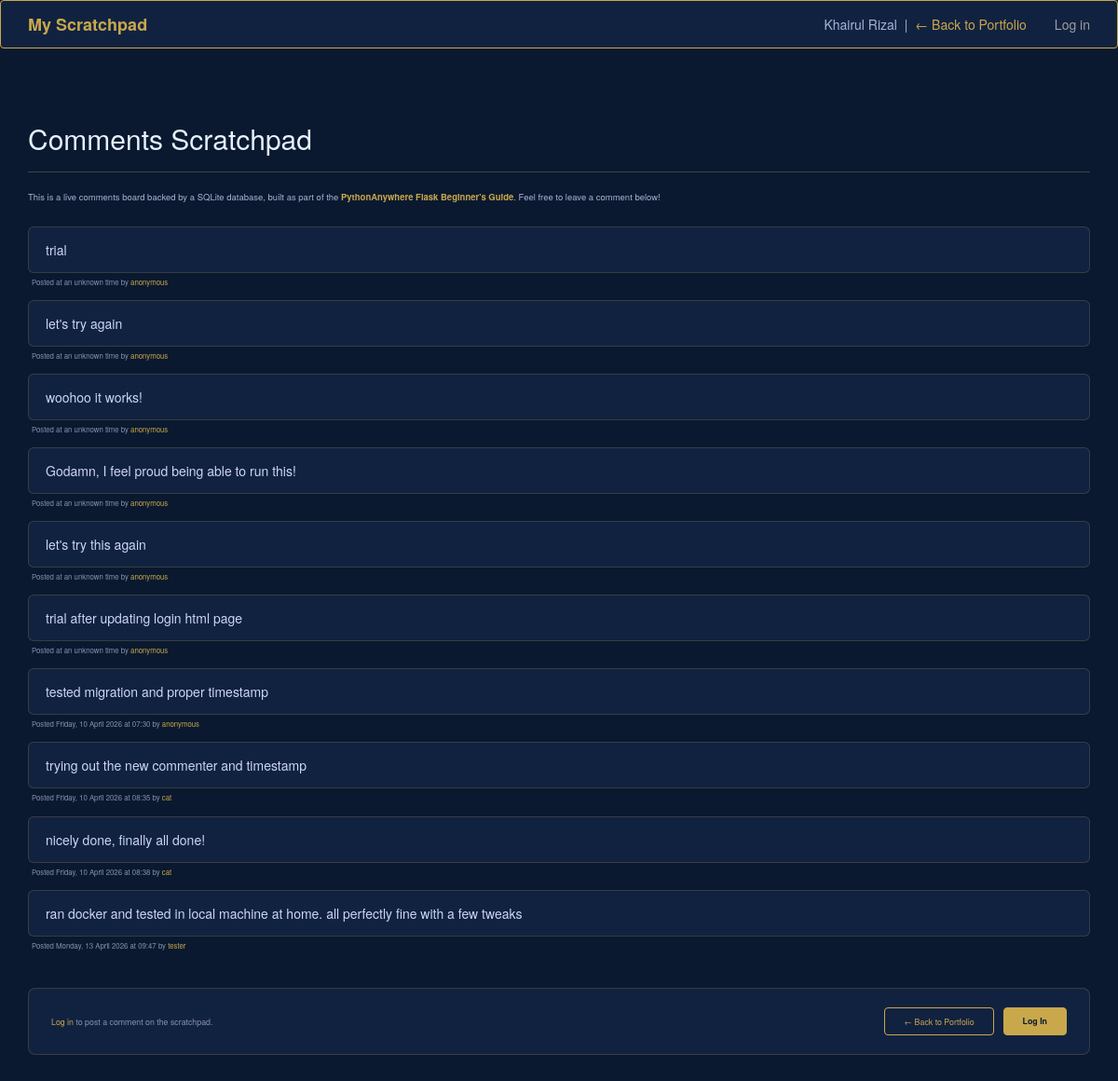
/scratchpad, run on the app's committed database.
### flask_app.py (models this page shows, shortened)
class Comment(db.Model):
    __tablename__ = "comments"
    id = db.Column(db.Integer, primary_key=True)
    content = db.Column(db.String(4096))
    posted = db.Column(db.DateTime, default=datetime.now)
    commenter_id = db.Column(db.Integer, db.ForeignKey('users.id'), nullable=True)
    commenter = db.relationship('User', foreign_keys=commenter_id)

class User(UserMixin, db.Model):
    __tablename__ = "users"
    id = db.Column(db.Integer, primary_key=True)
    username = db.Column(db.String(128), unique=True, nullable=False)
    password_hash = db.Column(db.String(256), nullable=False)

### flask_app.py (the view, shortened to what this page needs)
@app.route("/scratchpad", methods=["GET", "POST"])
@limiter.limit("10 per minute", error_message="Too many comments. Please wait a moment.")
def index():
    if request.method == "GET":
        return render_template("main_page.html", comments=Comment.query.all())

### templates/main_page.html (shortened to what this page needs)
<html>
    <head>
        <link rel="stylesheet" href="https://maxcdn.bootstrapcdn.com/bootstrap/3.3.5/css/bootstrap.min.css">
    </head>
    <body>
        <nav class="navbar navbar-inverse">
            <div class="container">
                <div class="navbar-header">
                    <a class="navbar-brand" href="/scratchpad">My Scratchpad</a>
                </div>
                <ul class="nav navbar-nav navbar-right">
                    {% if current_user.is_authenticated %}
                        <li><a href="{{ url_for('logout') }}">Log out</a></li>
                    {% else %}
                        <li><a href="{{ url_for('login') }}">Log in</a></li>
                    {% endif %}
                </ul>
                <div class="navbar-text navbar-right" style="margin-right: 15px;">
                    Khairul Rizal &nbsp;|&nbsp;
                    <a href="/">← Back to Portfolio</a>
                </div>
            </div>
        </nav>
        <div class="container" style="margin-top: 40px;">
            <div class="page-header">
                <h2>Comments Scratchpad</h2>
            </div>
            <p class="intro-text">
                This is a live comments board backed by a SQLite database, built as part of the
                <strong style="color:#c9a84c;">PythonAnywhere Flask Beginner's Guide</strong>.
                Feel free to leave a comment below!
            </p>
            {% for comment in comments %}
            <div class="comment-box">
                {{ comment.content }}
            </div>
            <div class="comment-meta">
                Posted
                {% if comment.posted %}
                    {{ comment.posted.strftime("%A, %d %B %Y at %H:%M") }}
                {% else %}
                    at an unknown time
                {% endif %}
                by
                {% if comment.commenter %}
                    <span>{{ comment.commenter.username }}</span>
                {% else %}
                    <span>anonymous</span>
                {% endif %}
            </div>
            {% endfor %}
            {% if current_user.is_authenticated %}
            <div class="action-bar">
                <div class="action-bar-text">
                    Logged in as <span>{{ current_user.username }}</span>
                </div>
                <div class="action-bar-buttons">
                    <a href="/" class="btn-outline-gold">← Back to Portfolio</a>
                    <a href="{{ url_for('logout') }}" class="btn-outline-gold">Log Out</a>
                </div>
            </div>
            {% else %}
            <div class="action-bar">
                <div class="action-bar-text">
                    <span>Log in</span> to post a comment on the scratchpad.
                </div>
                <div class="action-bar-buttons">
                    <a href="/" class="btn-outline-gold">← Back to Portfolio</a>
                    <a href="{{ url_for('login') }}" class="btn-gold">Log In</a>
                </div>
            </div>
            {% endif %}
        </div>
    </body>
</html>

### templates/main_page.html (style rules this page uses)
body { background-color: #0a192f; color: #a8b2d8; }
.navbar-inverse { background-color: #112240; border-color: #c9a84c; }
.navbar-brand { color: #c9a84c !important; font-weight: bold; }
.navbar-text { color: #a8b2d8 !important; }
.navbar-text a { color: #c9a84c !important; }
.comment-box { background: #112240; border: 1px solid rgba(201,168,76,0.2); border-radius: 6px; padding: 14px 18px; margin-bottom: 4px; color: #ccd6f6; }
.comment-meta { font-size: 0.78rem; color: #8892b0; margin-bottom: 14px; padding-left: 4px; }
.comment-meta span { color: #c9a84c; }
.btn-outline-gold { background: transparent; border: 1px solid #c9a84c; color: #c9a84c; border-radius: 4px; padding: 8px 20px; font-size: 0.88rem; text-decoration: none; display: inline-block; transition: all 0.2s; }
.btn-gold { background: #c9a84c; border: 1px solid #c9a84c; color: #0a192f; border-radius: 4px; padding: 8px 20px; font-size: 0.88rem; font-weight: 600; text-decoration: none; display: inline-block; transition: all 0.2s; }
.page-header { color: #e6f1ff; border-bottom-color: rgba(201,168,76,0.3); }
.intro-text { font-size: 0.95rem; margin-bottom: 24px; }
.action-bar { margin-top: 40px; margin-bottom: 40px; padding: 20px 24px; background: #112240; border: 1px solid rgba(201,168,76,0.2); border-radius: 8px; display: flex; align-items: center; justify-content: space-between; flex-wrap: wrap; gap: 12px; }
.action-bar-text { font-size: 0.88rem; color: #8892b0; }
.action-bar-text span { color: #c9a84c; font-weight: 500; }
.action-bar-buttons { display: flex; gap: 10px; flex-wrap: wrap; }

### data on the page
Comment: content "trial", shows "at an unknown time", shows "anonymous"
Comment: content "let's try again", shows "at an unknown time", shows "anonymous"
Comment: content "woohoo it works!", shows "at an unknown time", shows "anonymous"
Comment: content "Godamn, I feel proud being able to run this!", shows "at an unknown time", shows "anonymous"
Comment: content "let's try this again", shows "at an unknown time", shows "anonymous"
Comment: content "trial after updating login html page", shows "at an unknown time", shows "anonymous"
Comment: content "tested migration and proper timestamp", posted "Friday, 10 April 2026 at 07:30", shows "anonymous"
Comment: content "trying out the new commenter and timestamp", posted "Friday, 10 April 2026 at 08:35", commenter.username "cat"
Comment: content "nicely done, finally all done!", posted "Friday, 10 April 2026 at 08:38", commenter.username "cat"
Comment: content "ran docker and tested in local machine at home. all perfectly fine with a few tweaks", posted "Monday, 13 April 2026 at 09:47", commenter.username "tester"
